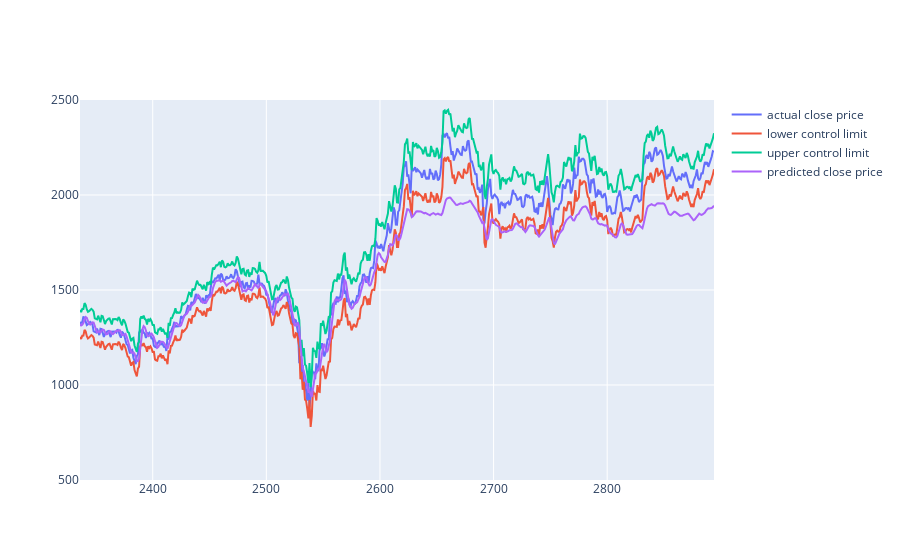

This figure's notebook cell:
### Code cell
fig = go.Figure()
fig.add_trace(go.Scatter(x=data.index[-actual_test_len:], y=y_test[:,0], mode='lines', name='actual close price'))
# fig.add_trace(go.Scatter(x=data.index[-len(test_set):], y=data['close'][-actual_test_len:], mode='lines', name='close price'))
fig.add_trace(go.Scatter(x=df.index[-actual_test_len:], y=df['lcl'][-actual_test_len:], mode='lines', name='lower control limit'))
fig.add_trace(go.Scatter(x=df.index[-actual_test_len:], y=df['ucl'][-actual_test_len:], mode='lines', name='upper control limit'))
fig.add_trace(go.Scatter(x=df.index[-actual_test_len:], y= y_test_pred[:,0], mode='lines', name='predicted close price'))


fig.update_yaxes(range=[500, 2500])

### Figure 1 — Plotly figure (JSON) as saved in the notebook; plotly's stock layout.template omitted (floating-point values rounded to 4 significant figures; data arrays with more than 128 entries replaced by an {"elided": "..."} marker saying what was removed)
{"data": [{"mode": "lines", "name": "actual close price", "type": "scatter", "x": {"elided": "559 int values"}, "y": {"elided": "559 float values"}}, {"mode": "lines", "name": "lower control limit", "type": "scatter", "x": {"elided": "559 int values"}, "y": {"elided": "559 float values"}}, {"mode": "lines", "name": "upper control limit", "type": "scatter", "x": {"elided": "559 int values"}, "y": {"elided": "559 float values"}}, {"mode": "lines", "name": "predicted close price", "type": "scatter", "x": {"elided": "559 int values"}, "y": {"elided": "559 float values"}}], "layout": {"yaxis": {"range": [500, 2500]}}}
